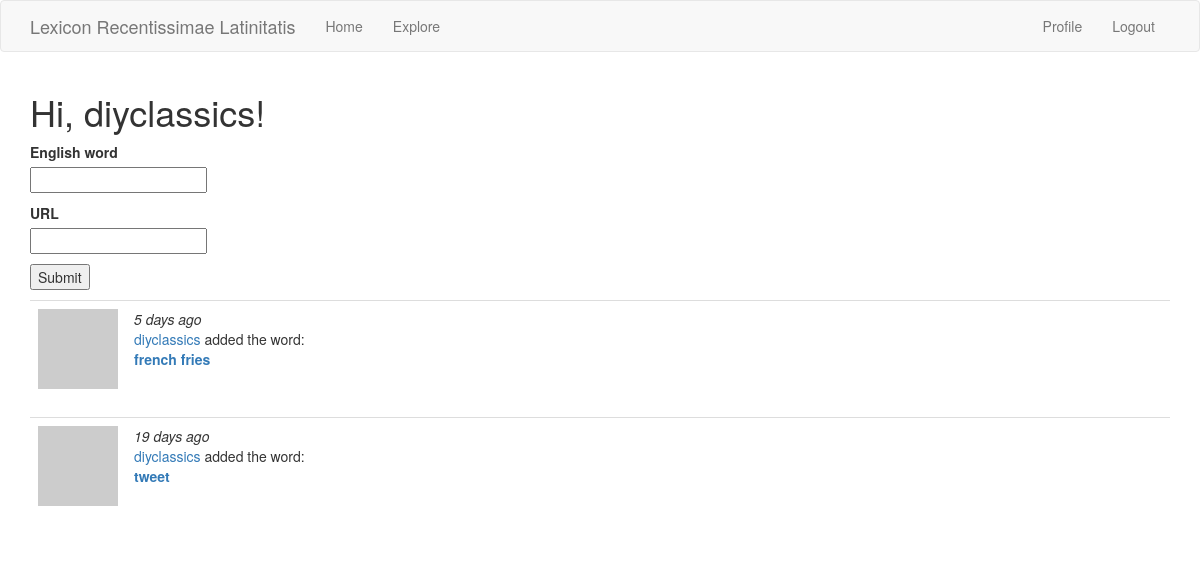
Before: /index (signed in) with the older database file.
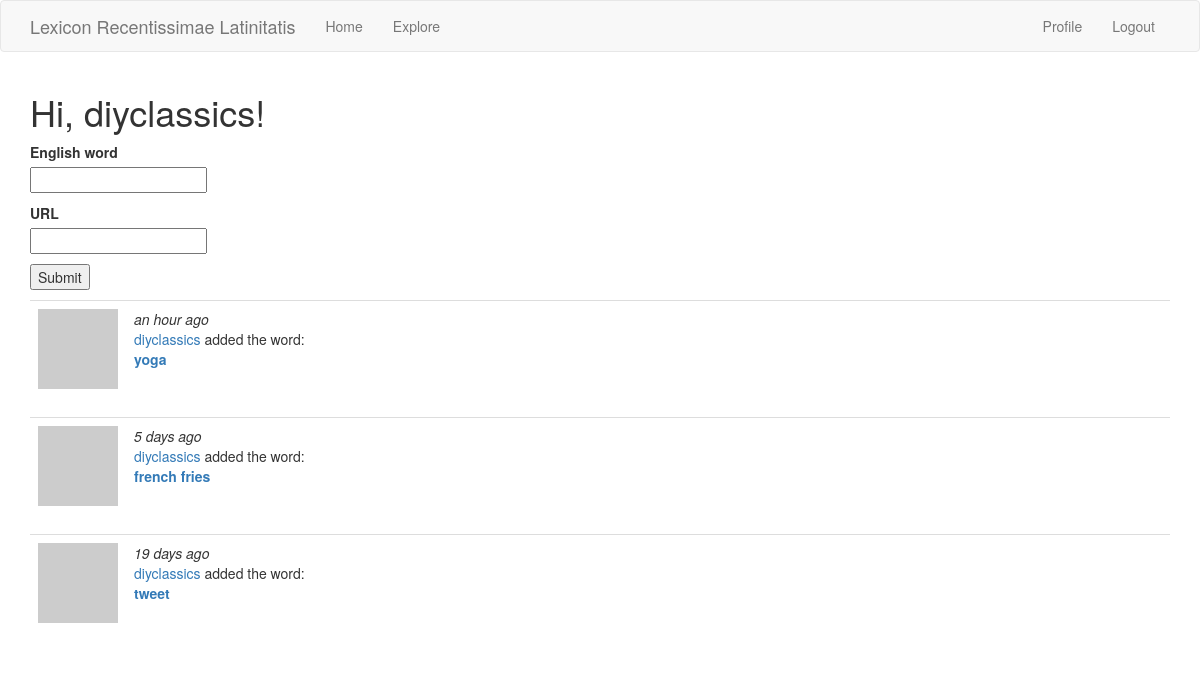
After: the same page with the newer database file.
### app/models.py (models this page shows, shortened)
class Entry(db.Model):
    id = db.Column(db.Integer, primary_key=True)
    definitions = db.relationship('Definitions', backref='entry', lazy='dynamic')
    url = db.Column(db.String)
    english_word = db.Column(db.String, index=True, unique=True)
    latin_top_choice = db.Column(db.String, index=True)
    tweet_id = db.Column(db.String, index=True)
    username = db.Column(db.String)
    body = db.Column(db.String(140))
    tweet_date = db.Column(db.DateTime)
    timestamp = db.Column(db.DateTime, index=True, default=datetime.utcnow)
    user_id = db.Column(db.Integer, db.ForeignKey('user.id'))

class User(UserMixin, db.Model):
    id = db.Column(db.Integer, primary_key=True)
    username = db.Column(db.String(64), index=True, unique=True)
    email = db.Column(db.String(120), index=True, unique=True)
    password_hash = db.Column(db.String(128))
    posts = db.relationship('Entry', backref='author', lazy='dynamic')
    about_me = db.Column(db.String(140))
    last_seen = db.Column(db.DateTime, default=datetime.utcnow)
    def avatar(self, size):
        digest = md5(self.email.lower().encode('utf-8')).hexdigest()
        return 'https://www.gravatar.com/avatar/{}?d=identicon&s={}'.format(
            digest, size)
    def submitted_entries(self):
        submitted = Entry.query.filter_by(user_id=self.id)
        return submitted.order_by(Entry.timestamp.desc())

### app/routes.py (the view, shortened to what this page needs)
@app.route('/', methods=['GET', 'POST'])
@app.route('/index', methods=['GET', 'POST'])
@login_required
def index():
    form = EntryForm()
    entries = current_user.submitted_entries().all()
    return render_template("index.html", title='Home Page', form=form,
                           entries=entries)

### app/forms.py
class EntryForm(FlaskForm):
    english_word = StringField('English word', validators=[
        DataRequired(), Length(min=1, max=140)])
    url = StringField('URL', validators=[
        DataRequired(), Length(min=1, max=140)])
    submit = SubmitField('Submit')

### app/models.py (called while the page is built)
@login.user_loader
def load_user(id):
    return User.query.get(int(id))

### app/routes.py (called while the page is built)
@app.before_request
def before_request():
    if current_user.is_authenticated:
        current_user.last_seen = datetime.utcnow()
        db.session.commit()

### app/templates/index.html (shortened to what this page needs)
{% extends "base.html" %}
{% block app_content %}
    {% if form %}
    <h1>Hi, {{ current_user.username }}!</h1>
    <form action="" method="post">
        <p>
            {{ form.english_word.label }}<br>
            {{ form.english_word(cols=32, rows=4) }}<br>
        </p>
        <p>
            {{ form.url.label }}<br>
            {{ form.url(cols=32, rows=4) }}<br>
        </p>
        <p>{{ form.submit() }}</p>
    </form>
    {% endif %}
    {% for entry in entries %}
      {% include '_post.html' %}
    {% endfor %}
{% endblock %}

### app/templates/_post.html
<table class="table table-hover">
    <tr>
        <td width="70px">
            <a href="{{ url_for('user', username=entry.author.username) }}">
                <img src="{{ entry.author.avatar(70) }}" />
            </a>
        </td>
        <td>
            <i>{{ moment(entry.timestamp).fromNow() }}</i>
            <br>
            <a href="{{ url_for('user', username=entry.author.username) }}">
                {{ entry.author.username }}
            </a>
            added the word:
            <br>
            <b><a href="{{ url_for('entry', english_word=entry.english_word) }}">
              {{ entry.english_word }}
            </a></b>
        </td>
    </tr>
</table>

Changed rows visible on the page:
added Entry: timestamp "an hour ago", author.username "diyclassics", english_word "yoga"
